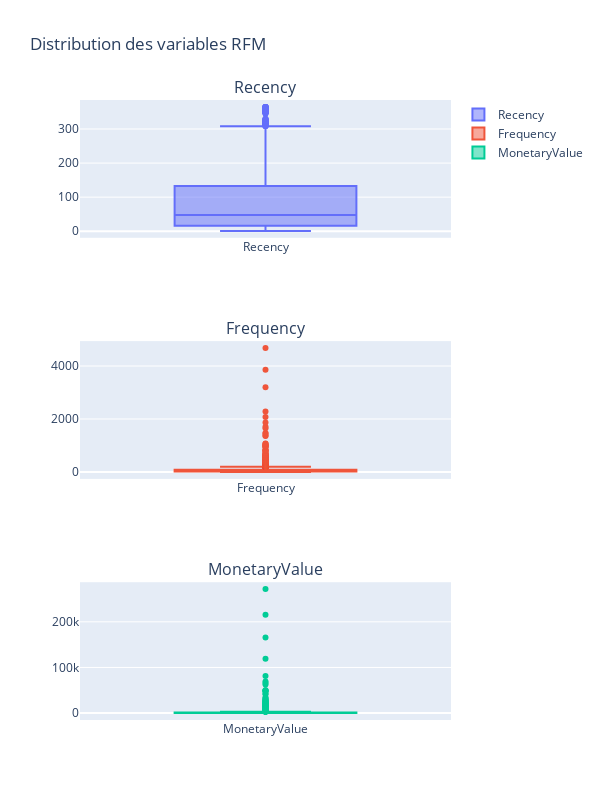

The cell this chart's notebook holds for it:
### Code cell
import plotly.graph_objects as go
from plotly.subplots import make_subplots

# Créer un sous-ensemble de données avec les 3 variables
rfm_rfm = rfm[['Recency', 'Frequency', 'MonetaryValue']]

# Créer une figure avec trois sous-graphiques
fig = make_subplots(rows=3, cols=1, subplot_titles=('Recency', 'Frequency', 'MonetaryValue'))

# Ajouter les graphiques de boîtes à chaque sous-graphique
fig.add_trace(go.Box(y=rfm_rfm['Recency'], name='Recency'), row=1, col=1)
fig.add_trace(go.Box(y=rfm_rfm['Frequency'], name='Frequency'), row=2, col=1)
fig.add_trace(go.Box(y=rfm_rfm['MonetaryValue'], name='MonetaryValue'), row=3, col=1)

# Mettre à jour le titre et les dimensions de la figure
fig.update_layout(title='Distribution des variables RFM',
                  height=800, width=600)

# Afficher la figure interactive dans le notebook
fig.show()

### Figure 1 — Plotly figure (JSON) as saved in the notebook; plotly's stock layout.template omitted (floating-point values rounded to 4 significant figures; data arrays with more than 128 entries replaced by an {"elided": "..."} marker saying what was removed)
{"data": [{"name": "Recency", "type": "box", "xaxis": "x", "y": {"elided": "4198 int values"}, "yaxis": "y"}, {"name": "Frequency", "type": "box", "xaxis": "x2", "y": {"elided": "4198 int values"}, "yaxis": "y2"}, {"name": "MonetaryValue", "type": "box", "xaxis": "x3", "y": {"elided": "4198 float values"}, "yaxis": "y3"}], "layout": {"annotations": [{"font": {"size": 16}, "showarrow": false, "text": "Recency", "x": 0.5, "xanchor": "center", "xref": "paper", "y": 1, "yanchor": "bottom", "yref": "paper"}, {"font": {"size": 16}, "showarrow": false, "text": "Frequency", "x": 0.5, "xanchor": "center", "xref": "paper", "y": 0.6111, "yanchor": "bottom", "yref": "paper"}, {"font": {"size": 16}, "showarrow": false, "text": "MonetaryValue", "x": 0.5, "xanchor": "center", "xref": "paper", "y": 0.2222, "yanchor": "bottom", "yref": "paper"}], "height": 800, "title": {"text": "Distribution des variables RFM"}, "width": 600, "xaxis": {"anchor": "y", "domain": [0, 1]}, "xaxis2": {"anchor": "y2", "domain": [0, 1]}, "xaxis3": {"anchor": "y3", "domain": [0, 1]}, "yaxis": {"anchor": "x", "domain": [0.7778, 1]}, "yaxis2": {"anchor": "x2", "domain": [0.3889, 0.6111]}, "yaxis3": {"anchor": "x3", "domain": [0, 0.2222]}}}
